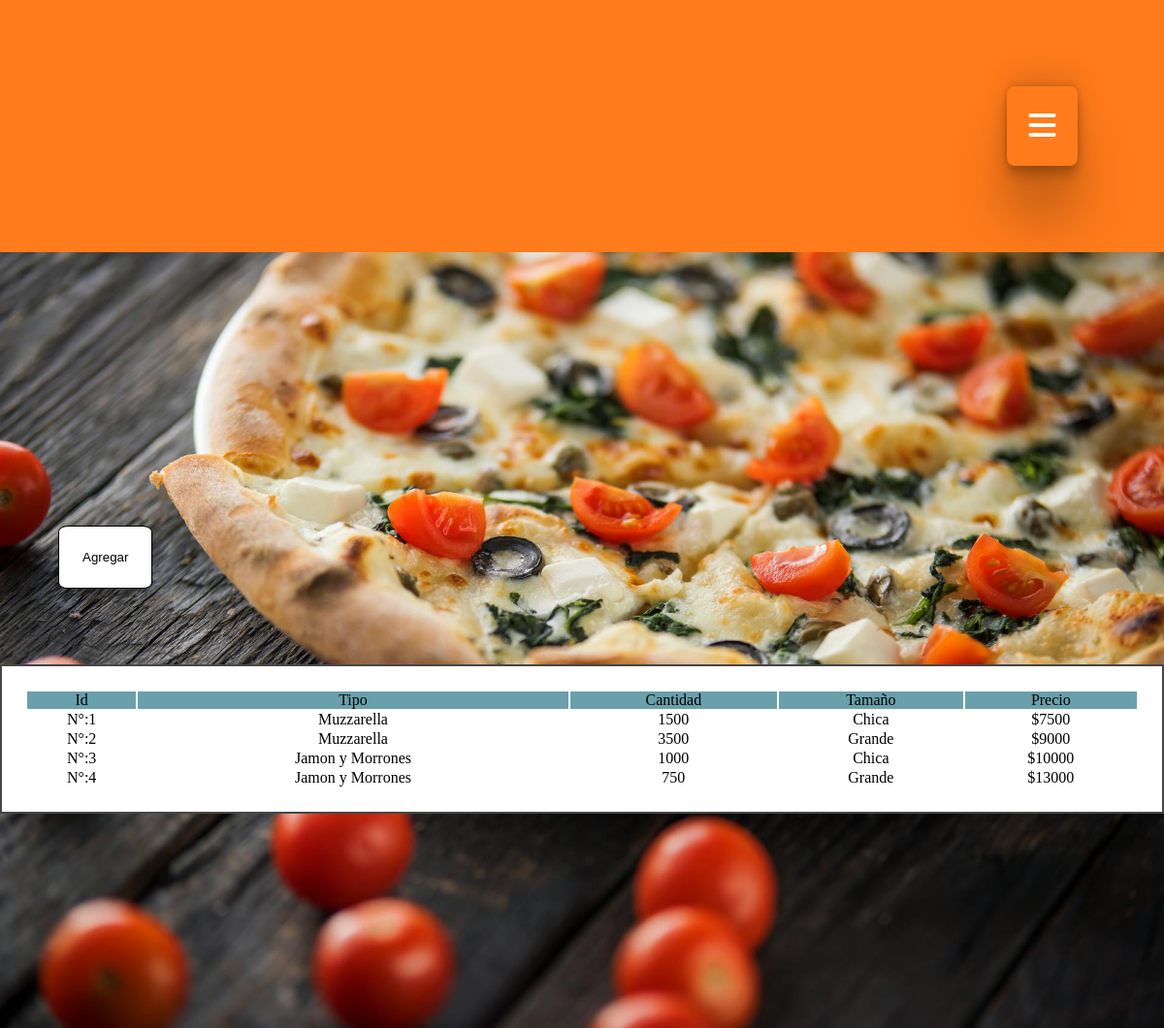
Screenshot of /mvc/views/menu.php with the database file from the repository.
### tables this page shows
CREATE TABLE `menu` (
  `id_producto` int(11) NOT NULL,
  `tipo` text DEFAULT NULL,
  `stock` int(11) DEFAULT NULL,
  `tamaño` text DEFAULT NULL,
  `precio` decimal(10,0) DEFAULT NULL
);

### mvc/views/menu.php (the view, shortened to what this page needs)
<!DOCTYPE html>
<html lang="es">
<head>
        <link rel="stylesheet" href="https://cdnjs.cloudflare.com/ajax/libs/font-awesome/6.5.2/css/all.min.css" />
    <link rel="stylesheet" href="../public/css/styles.css" />
</head>
<body>
    <header>
        <button class="openMenu" id="openMenu"><i class="fa-solid fa-bars"></i></button>
    </header>
    <main class="mainMenu">
        <div>
            <button ><a href="nuevo-producto.php">Agregar</a></button>
        </div>
        <?php
            $conexion= mysqli_connect("localhost","root","","loshermanos") or die ("Problemas con la conexion a la base de datos");
            $registros = mysqli_query($conexion,"select * from menu") or die ("Problemas en la conexion con la tabla");
            echo "<table>";
            echo "<tr class=titulo>";
            echo "<td  >"."Id"."</td>";
            echo "<td  >"."Tipo"."</td>";
            echo "<td >"."Cantidad"."</td>";
            echo "<td  >"."Tamaño". "</td>";
            echo "<td  >"."Precio". "</td>";
            echo "</tr>"."<br>";
            while($reg=mysqli_fetch_array($registros)){
                echo "<tr class=opciones>";
                echo "<td  >"."N°:".$reg['id_producto']."</td>" ;
                echo "<td >".$reg['tipo']."</td>";
                echo "<td >".$reg['stock']."</td>";
                echo "<td >". $reg['tamaño']."</td>";
                echo "<td >"."$".$reg['precio']."</td>";
                echo "</tr>";
            }
            echo "</table>";
        ?>
    </main>
</body>
</html>

### mvc/public/css/styles.css (style rules this page uses)
:root { --first-color: #ff7b1b; --second-color: #6aa0ab; --third-color:#d86716; --text-first-color: #000000; --text-second-color: #ffffff; --font-family-first: "Montserrat", sans-serif; ; --font-size-title: 1.5rem; --font-size-text: 1rem; --line-height-base: 1.5; --text-login-color: #ffffff; --text-login-color-titel:#ff7b1b; }
* { padding: 0; margin: 0; box-sizing: border-box; vertical-align: baseline; }
h1, h2, h3, h4, h5, h6, p, span, a, p, strong { text-decoration: none; }
html { scroll-behavior: smooth; }
header { padding: 2rem; background-color: var(--first-color); }
.inicioS, .mainMenu { display: flex; flex-direction: column; justify-content: center; height: 100vh; background-image: url('../img/fondo-login.jpg'); background-repeat: no-repeat; background-position: center; background-size: cover; }
.openMenu { display: block; margin-left: auto; color: #ffffff; border: none; background-color: transparent; font-size: 2rem; }
table { width: 100vw; text-align: center; background-color: white; border: solid 2px rgba(0, 0, 0, 0.727); padding: 2%; }
.titulo { padding: 10%; background-color: var(--second-color); }
.opciones { border: solid 1px rgba(0, 0, 0, 0.785); }
td { margin: 2%; }
button { box-shadow: rgba(0, 0, 0, 0.25) 0px 54px 55px, rgba(0, 0, 0, 0.12) 0px -12px 30px, rgba(0, 0, 0, 0.12) 0px 4px 6px, rgba(0, 0, 0, 0.17) 0px 12px 13px, rgba(0, 0, 0, 0.09) 0px -3px 5px; padding: 2%; margin: 5%; border: solid 1px black; background-color: white; border-radius: 10%; color: white; }
button a { text-decoration: none; color: black; }

### rows the page displays
menu: id_producto "1", tipo "Muzzarella", stock "1500", tamaño "Chica", precio "7500"
menu: id_producto "2", tipo "Muzzarella", stock "3500", tamaño "Grande", precio "9000"
menu: id_producto "3", tipo "Jamon y Morrones", stock "1000", tamaño "Chica", precio "10000"
menu: id_producto "4", tipo "Jamon y Morrones", stock "750", tamaño "Grande", precio "13000"
